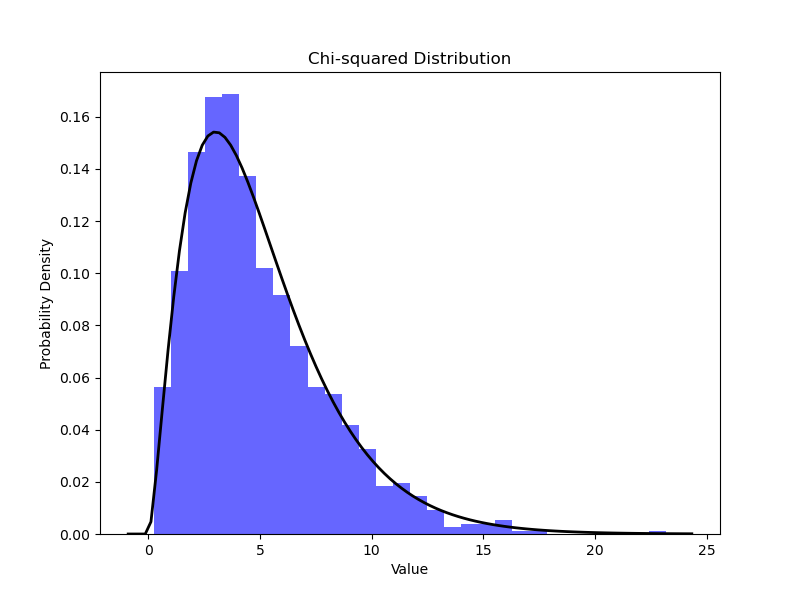

Write the Python code that produced this figure.
import numpy as np
import matplotlib.pyplot as plt
from scipy.stats import chi2

# 카이 제곱 분포의 자유도 설정
df = 5  # 자유도 (degrees of freedom)
num_samples = 1000

# 카이 제곱 분포에서 샘플 생성
chi2_data = np.random.chisquare(df, num_samples)

# 카이 제곱 분포 데이터 시각화
plt.figure(figsize=(8, 6))
plt.hist(chi2_data, bins=30, density=True, alpha=0.6, color='b')

# 카이 제곱 분포의 이론적 밀도 함수 그리기
xmin, xmax = plt.xlim()
x = np.linspace(xmin, xmax, 100)
p = chi2.pdf(x, df)
plt.plot(x, p, 'k', linewidth=2)
plt.title('Chi-squared Distribution')
plt.xlabel('Value')
plt.ylabel('Probability Density')
plt.show()
